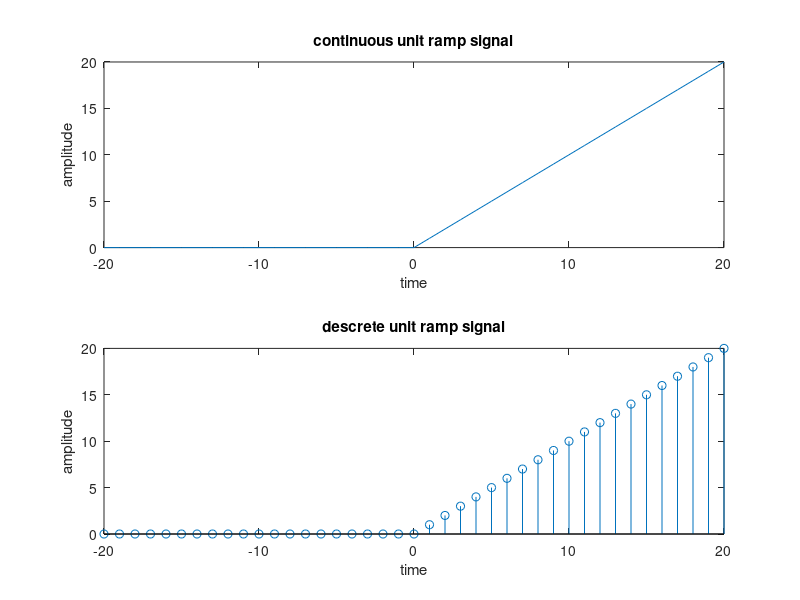

This figure's MATLAB source:
clc;
clear all;
close all;
t=-20:1:20;
for i=1:length(t)
    if t(i)>=0
        x(i)=t(i);
    else 
        x(i)=0;
    end
end
 
subplot(2,1,1)
plot(t,x)
title('continuous unit ramp signal')
xlabel('time')
ylabel('amplitude')
 
subplot(2,1,2)
stem(t,x)
title('descrete unit ramp signal')
xlabel('time')
ylabel('amplitude')

